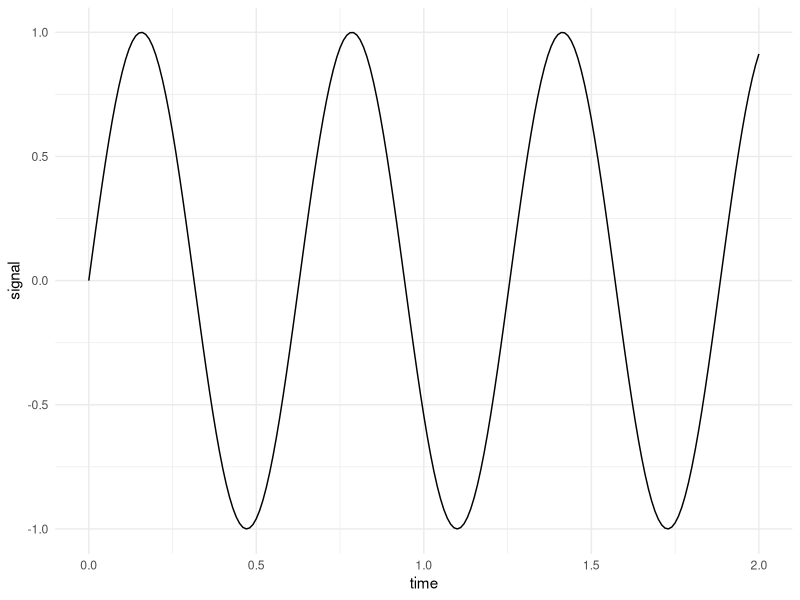
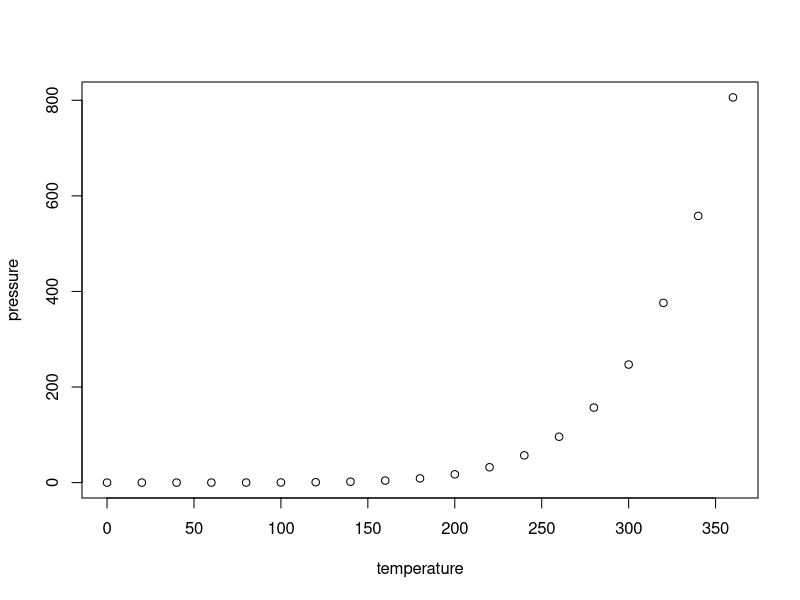

These charts were generated, in order, by the following R code:
## ---- chunk 1
library(tidyverse)

# Create simple dataset
time <- seq(0, 2, by = 0.01)

signal <- sin(time * 10)

data <- tibble(time, signal)

plot1<-ggplot(data, aes(time, signal)) +
  geom_line() +
  theme_minimal()
plot1
## ---- chunk 2
summary(cars)
## ---- chunk 3
plot(pressure)
